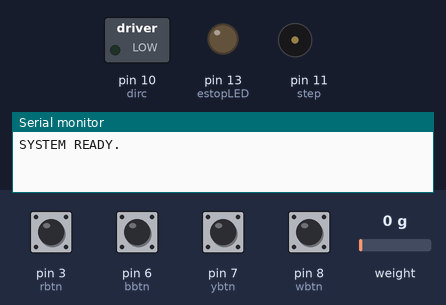
Simulated run of this sketch. Board: Arduino Uno, built with avr-gcc and run on an emulated ATmega328P. Parts: switched loads named in the sketch (green lamp = pin HIGH), output pins drawn as LEDs (lit = HIGH), buzzer (waves = sounding), the last lines printed to the serial monitor. The inputs (shaded band) are chosen by the test bench; at power-on: pin 3 (rbtn) HIGH, pin 6 (bbtn), pin 7 (ybtn), pin 8 (wbtn) LOW, weight on the scale 0 g. Pins used as bus, display or sensor lines are not drawn.

Above: at 1.2 s.
1.3 s: pin 6 (bbtn) pulled HIGH for 1 s
At 1.82 s:
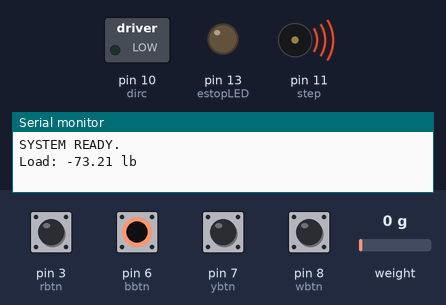
4.3 s: pin 8 (wbtn) pulled HIGH for 1 s
At 6.4 s:
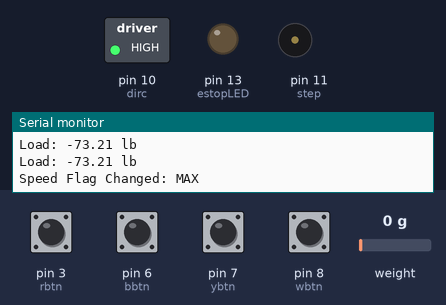
7.0 s: pin 3 (rbtn) pulled LOW for 0.15 s
At 8.0 s:
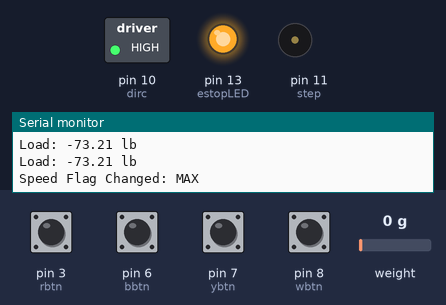
Timing chart, 0 to 10.0 s (numbered marks = the images above; inputs shaded):
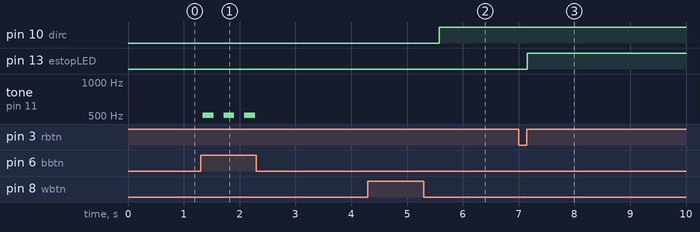

Measured:
- after the input at 1.3 s, tone on pin 11 (step): alternates 510 Hz for 0.19 s and silent for 0.18 s, 6 changes in all, then stays silent, starting at once
- after the input at 4.3 s, pin 10 (dirc): LOW → HIGH after 1.3 s
- after the input at 7.0 s, pin 13 (estopLED): LOW → HIGH after 0.15 s

The sketch:

tensile_tester.ino
```cpp
#define MOTOR_DELAY 500

#include <Q2HX711.h>
#include "Stepper.hpp"

// anti-stall speed: ~0.888 in/sec
// max speed rate:   ~1.352 in/sec
// min speed rate:   ~0.32 in/sec

// Prototypes
void updateSettings();
void handleButtons();
void isr();

// Pins
const byte rbtn     = 3;
const byte bbtn     = 6;
const byte ybtn     = 7;
const byte wbtn     = 8;
const byte dirc     = 10;
const byte step     = 11;
const byte estopLED = 13;

// HX711 Data and Clock pins
const byte hx711_data  = 4;
const byte hx711_clock = 5;

// Load cell and stepper motor objects
Q2HX711 hx711(hx711_data, hx711_clock);
Stepper stepper;

// Constant delay scalars
const int buttonDelay = 150;
const int stepDelay   = 125;

/*
====== Boolean Flags ======
dirfb - direction flag bit
    - unset: cw
    - set:   ccw
spdfb - speed flag bit
    - unset: crawl
    - set:   jog
updfb - update flag bit ***NOT CURRENTLY IN USE***
    - unset: flags have not been updated
    - set:   flags were recently updated
*/
const byte dirfb = 0x01;
const byte spdfb = 0x02;
const byte updfb = 0x80;
byte flags = 0x00;


void setup() {
    // pin setup
    pinMode(estopLED, OUTPUT);
    pinMode(ybtn, INPUT);
    pinMode(wbtn, INPUT);
    pinMode(bbtn, INPUT);

    // attach interrupt to red button
    pinMode(rbtn, INPUT_PULLUP);
    attachInterrupt(digitalPinToInterrupt(rbtn), isr, RISING);

    // setup motor pins
    pinMode(step, OUTPUT); // pin 3 = OCR2B (output) / COM2B
    pinMode(dirc, OUTPUT);

    // Serial start
    Serial.begin(9600);
    Serial.println("SYSTEM READY.");

    // init global stepper
    stepper.initialize(step, dirc);
    stepper.setCCW();
    stepper.minSpeed();
    stepper.disable();
}

void loop() {
    handleButtons();
}


// Reads load cell and returns reading in lb
double readLoadCell() {
    return ((double)0.394*(hx711.read()/100.0) - 33209.0) / 453.6;
}

// updates motor settings using flag var
void updateSettings() {
    // uncheck update flag
    flags &= ~updfb;

    // update settings
    flags & dirfb ? stepper.setCCW() : stepper.setCW();
    flags & spdfb ? stepper.maxSpeed() : stepper.minSpeed();
}

// handles all button logic
void handleButtons() {
    // Hold white button to change speed, quick press to change direction
    if (digitalRead(wbtn)) {
        long a = millis();
        while (digitalRead(wbtn)) { delay(10); }

        // if button held for 2 or more seconds, change speed
        if (millis() - a >= 1000) {
            // flip speed bit and set update bit
            flags ^= spdfb;

            // display speed change to serial
            Serial.print("Speed Flag Changed: ");
            Serial.println(flags & spdfb ? "MAX" : "MIN");
            delay(250);
        }
        // otherwise, change direction
        else {
            // flip direction bit and set update bit
            flags ^= dirfb;

            // display speed change to serial
            Serial.print("Direction Flag Changed: ");
            Serial.println(flags & dirfb ? "CCW" : "CW");
            delay(250);
        }

        // push update to settings
        updateSettings();
    }

    // Yellow Button is to enable/disable motor
    if (digitalRead(ybtn))
        stepper.enable();
    while (digitalRead(ybtn))
        delay(10);
    stepper.disable();

    // Blue Button is "test"
    if (digitalRead(bbtn)) {
        // save motor state
        int speed = stepper.getSpeed();
        bool dirc = stepper.isClockwise();

        stepper.setCCW();
        stepper.minSpeed();
        stepper.moveInches(0.1);
        Serial.print("Load: ");
        Serial.print(readLoadCell());
        Serial.println(" lb");

        // restor motor state
        if (speed != MIN_SPEED)
            stepper.maxSpeed();
        if (dirc)
            stepper.setCW();
    }
}

// Interrupt Service Routine
void isr() {
    stepper.disable();
    digitalWrite(13, HIGH);
    while(true) { delay(10); }
}
```

Stepper.cpp
```cpp
#include "Arduino.h"
#include "Stepper.hpp"

Stepper::Stepper() { /*EMPTY*/ }

// Initialize the Stepper Motor class and respective atmega328 registers
void Stepper::initialize(int stepPin, int directionPin) {
    // init vars
    this->step = stepPin;
    this->dir = directionPin;
    this->enabled = false;
    this->speed = 0;

    // timer setup (fast mode)
    // freq =  16MHZ / Scalar / DEFAULT_OCR2A
    OCR2A = DEFAULT_OCR2A;
    OCR2B = 50; // arbitrary

    // set initial direciton to clockwise this->clockwise = true;
}

// returns the current status of the motor.
// true for enabled, false for disabled
bool Stepper::status() {
    return this->enabled;
}

// enable and disable the motor
void Stepper::enable()  {
    // enable timer2 without OCR2A top (fast mode)
    TCCR2A = _BV(COM2A1) | _BV(WGM21) | _BV(WGM20);
    // start with lower freq to prevent stall condition
    TCCR2B = _BV(CS22); //divisor scalar=64

    // allow for momentum build
    delay(START_STOP_DELAY);

    // ramp freq back up to normal with OCR2A top
    TCCR2A = _BV(COM2A0) | _BV(COM2B1) | _BV(WGM21) | _BV(WGM20);
    TCCR2B = _BV(WGM22) | _BV(CS22);  //divisor scalar=64

    // set enabled var
    this->enabled = true;
}

// Disables motor by ceasing PWM generation
void Stepper::disable() {
    TCCR2A = _BV(WGM20);
    delay(START_STOP_DELAY);
    this->enabled = false;
}

// Sets motor direction to CounterClockWise
void Stepper::setCCW() {
    this->disable();
    digitalWrite(dir, LOW);
    this->clockwise = false;
}

// Sets motor Direction to ClockWise
void Stepper::setCW() {
    this->disable();
    digitalWrite(dir, HIGH);
    this->clockwise = true;
}

// Checks if motor is moving ClockWise
bool Stepper::isClockwise() { return this->clockwise; }

// Updates OCR2A register, effectively updating pwm frequency
void Stepper::updateFreq() { OCR2A = DEFAULT_OCR2A + speed; }

// Sets motor to max speed setting
void Stepper::maxSpeed() {
    speed = MAX_SPEED;
    updateFreq();
}

// Sets motor to min speed setting
void Stepper::minSpeed() {
    speed = MIN_SPEED;
    updateFreq();
}

// gets speed setting
int Stepper::getSpeed() {
    return speed;
}

// move given distance
// anti-stall speed: ~0.888 in/sec
// max speed rate:   ~1.352 in/sec
// min speed rate:   ~0.32 in/sec
void Stepper::moveInches(double inches) {
    int d = (inches / 0.52) * 1000.0;
    /*switch (speed) {
        case MAX_SPEED:
            d = (inches / 1.352) * 1000.0;
            break;
        case MIN_SPEED:
            d = (inches / 0.32) * 1000.0;
            break;
        default:
            d = (inches / 0.888) * 1000.0;
            break;
    }*/
    this->enable();
    delay(d);
    this->disable();
}
```

Stepper.hpp
```cpp
#ifndef __STEPPER
#define __STEPPER
#define START_STOP_DELAY 20
#define DEFAULT_OCR2A 124
#define MAX_SPEED -42
#define MIN_SPEED 120
//#define MIN_SPEED 130 // original, too slow when under load

class Stepper {
private:
    bool clockwise;
    bool enabled;
    int speed;
    int step;
    int dir;
    void updateFreq();

public:
    Stepper();
    void initialize(int stepPin, int directionPin);
    bool status();
    void enable();
    void disable();
    bool isClockwise();
    void setCW();
    void setCCW();
    int  getSpeed();
    void maxSpeed();
    void minSpeed();
    void moveInches(double inches);
};

#endif
```
